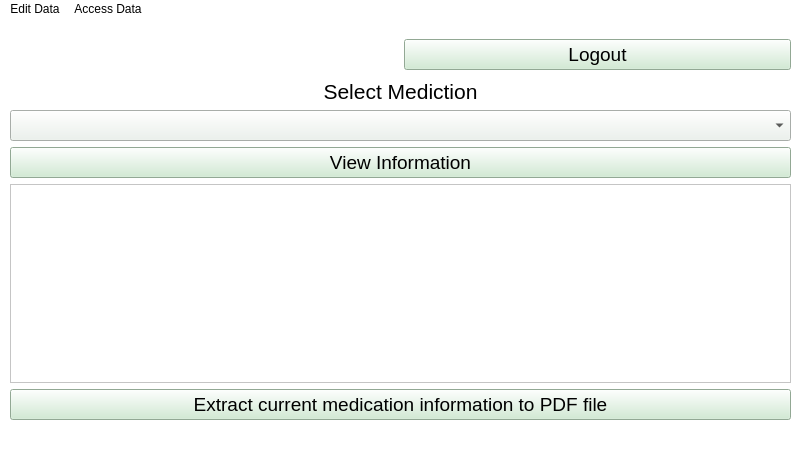
<?xml version="1.0" encoding="UTF-8"?>
<ui version="4.0">
 <class>adminWindow</class>
 <widget class="QMainWindow" name="adminWindow">
  <property name="geometry">
   <rect>
    <x>0</x>
    <y>0</y>
    <width>800</width>
    <height>452</height>
   </rect>
  </property>
  <property name="windowTitle">
   <string>MainWindow</string>
  </property>
  <property name="styleSheet">
   <string notr="true">background-color: rgb(255, 255, 255);</string>
  </property>
  <widget class="QWidget" name="centralwidget">
   <widget class="QWidget" name="horizontalLayoutWidget">
    <property name="geometry">
     <rect>
      <x>10</x>
      <y>10</y>
      <width>781</width>
      <height>51</height>
     </rect>
    </property>
    <layout class="QHBoxLayout" name="horizontalLayout">
     <item>
      <widget class="QLabel" name="helloLable">
       <property name="font">
        <font>
         <pointsize>14</pointsize>
        </font>
       </property>
       <property name="text">
        <string/>
       </property>
       <property name="alignment">
        <set>Qt::AlignCenter</set>
       </property>
      </widget>
     </item>
     <item>
      <widget class="QPushButton" name="logoutBtn">
       <property name="maximumSize">
        <size>
         <width>16777215</width>
         <height>16777215</height>
        </size>
       </property>
       <property name="font">
        <font>
         <pointsize>14</pointsize>
        </font>
       </property>
       <property name="styleSheet">
        <string notr="true">background-color: rgb(204, 235, 207);</string>
       </property>
       <property name="text">
        <string>Logout</string>
       </property>
       <property name="iconSize">
        <size>
         <width>18</width>
         <height>35</height>
        </size>
       </property>
       <property name="checkable">
        <bool>false</bool>
       </property>
       <property name="autoDefault">
        <bool>false</bool>
       </property>
      </widget>
     </item>
    </layout>
   </widget>
   <widget class="QWidget" name="verticalLayoutWidget">
    <property name="geometry">
     <rect>
      <x>10</x>
      <y>60</y>
      <width>781</width>
      <height>341</height>
     </rect>
    </property>
    <layout class="QVBoxLayout" name="verticalLayout">
     <item>
      <widget class="QLabel" name="label">
       <property name="font">
        <font>
         <pointsize>16</pointsize>
        </font>
       </property>
       <property name="text">
        <string>Select Mediction</string>
       </property>
       <property name="alignment">
        <set>Qt::AlignCenter</set>
       </property>
       <property name="margin">
        <number>12</number>
       </property>
      </widget>
     </item>
     <item>
      <widget class="QComboBox" name="medComboBox">
       <property name="font">
        <font>
         <pointsize>14</pointsize>
        </font>
       </property>
       <property name="styleSheet">
        <string notr="true">background-color: rgb(235, 242, 236);</string>
       </property>
       <property name="maxVisibleItems">
        <number>10</number>
       </property>
       <property name="iconSize">
        <size>
         <width>16</width>
         <height>25</height>
        </size>
       </property>
       <property name="frame">
        <bool>true</bool>
       </property>
      </widget>
     </item>
     <item>
      <widget class="QPushButton" name="viewInfoButton">
       <property name="font">
        <font>
         <pointsize>14</pointsize>
        </font>
       </property>
       <property name="styleSheet">
        <string notr="true">background-color: rgb(204, 235, 207);</string>
       </property>
       <property name="text">
        <string>View Information</string>
       </property>
      </widget>
     </item>
     <item>
      <widget class="QTextBrowser" name="textBrowser"/>
     </item>
     <item>
      <widget class="QPushButton" name="exportBtn">
       <property name="font">
        <font>
         <pointsize>14</pointsize>
        </font>
       </property>
       <property name="styleSheet">
        <string notr="true">background-color: rgb(204, 235, 207);</string>
       </property>
       <property name="text">
        <string>Extract current medication information to PDF file</string>
       </property>
      </widget>
     </item>
    </layout>
   </widget>
  </widget>
  <widget class="QMenuBar" name="menubar">
   <property name="geometry">
    <rect>
     <x>0</x>
     <y>0</y>
     <width>800</width>
     <height>21</height>
    </rect>
   </property>
   <widget class="QMenu" name="menuEdit_data">
    <property name="title">
     <string>Edit Data</string>
    </property>
    <addaction name="actionCreate_new_Admin"/>
    <addaction name="actionAdd_New_Medication"/>
   </widget>
   <widget class="QMenu" name="menuAccess_Data">
    <property name="title">
     <string>Access Data</string>
    </property>
    <addaction name="actionView_All_Admins_Data"/>
    <addaction name="actionView_All_Medication_Data"/>
    <addaction name="actionView_All_Messages"/>
   </widget>
   <addaction name="menuEdit_data"/>
   <addaction name="menuAccess_Data"/>
  </widget>
  <widget class="QStatusBar" name="statusbar"/>
  <action name="actionCreate_new_Admin">
   <property name="text">
    <string>Crete new Admin</string>
   </property>
  </action>
  <action name="actionAdd_New_Medication">
   <property name="text">
    <string>Add New Medication</string>
   </property>
  </action>
  <action name="actionView_All_Admins_Data">
   <property name="text">
    <string>View All Admins Data</string>
   </property>
  </action>
  <action name="actionView_All_Medication_Data">
   <property name="text">
    <string>View All Medication Data</string>
   </property>
  </action>
  <action name="actionView_All_Messages">
   <property name="text">
    <string>View All Messages</string>
   </property>
  </action>
 </widget>
 <resources/>
 <connections/>
</ui>
